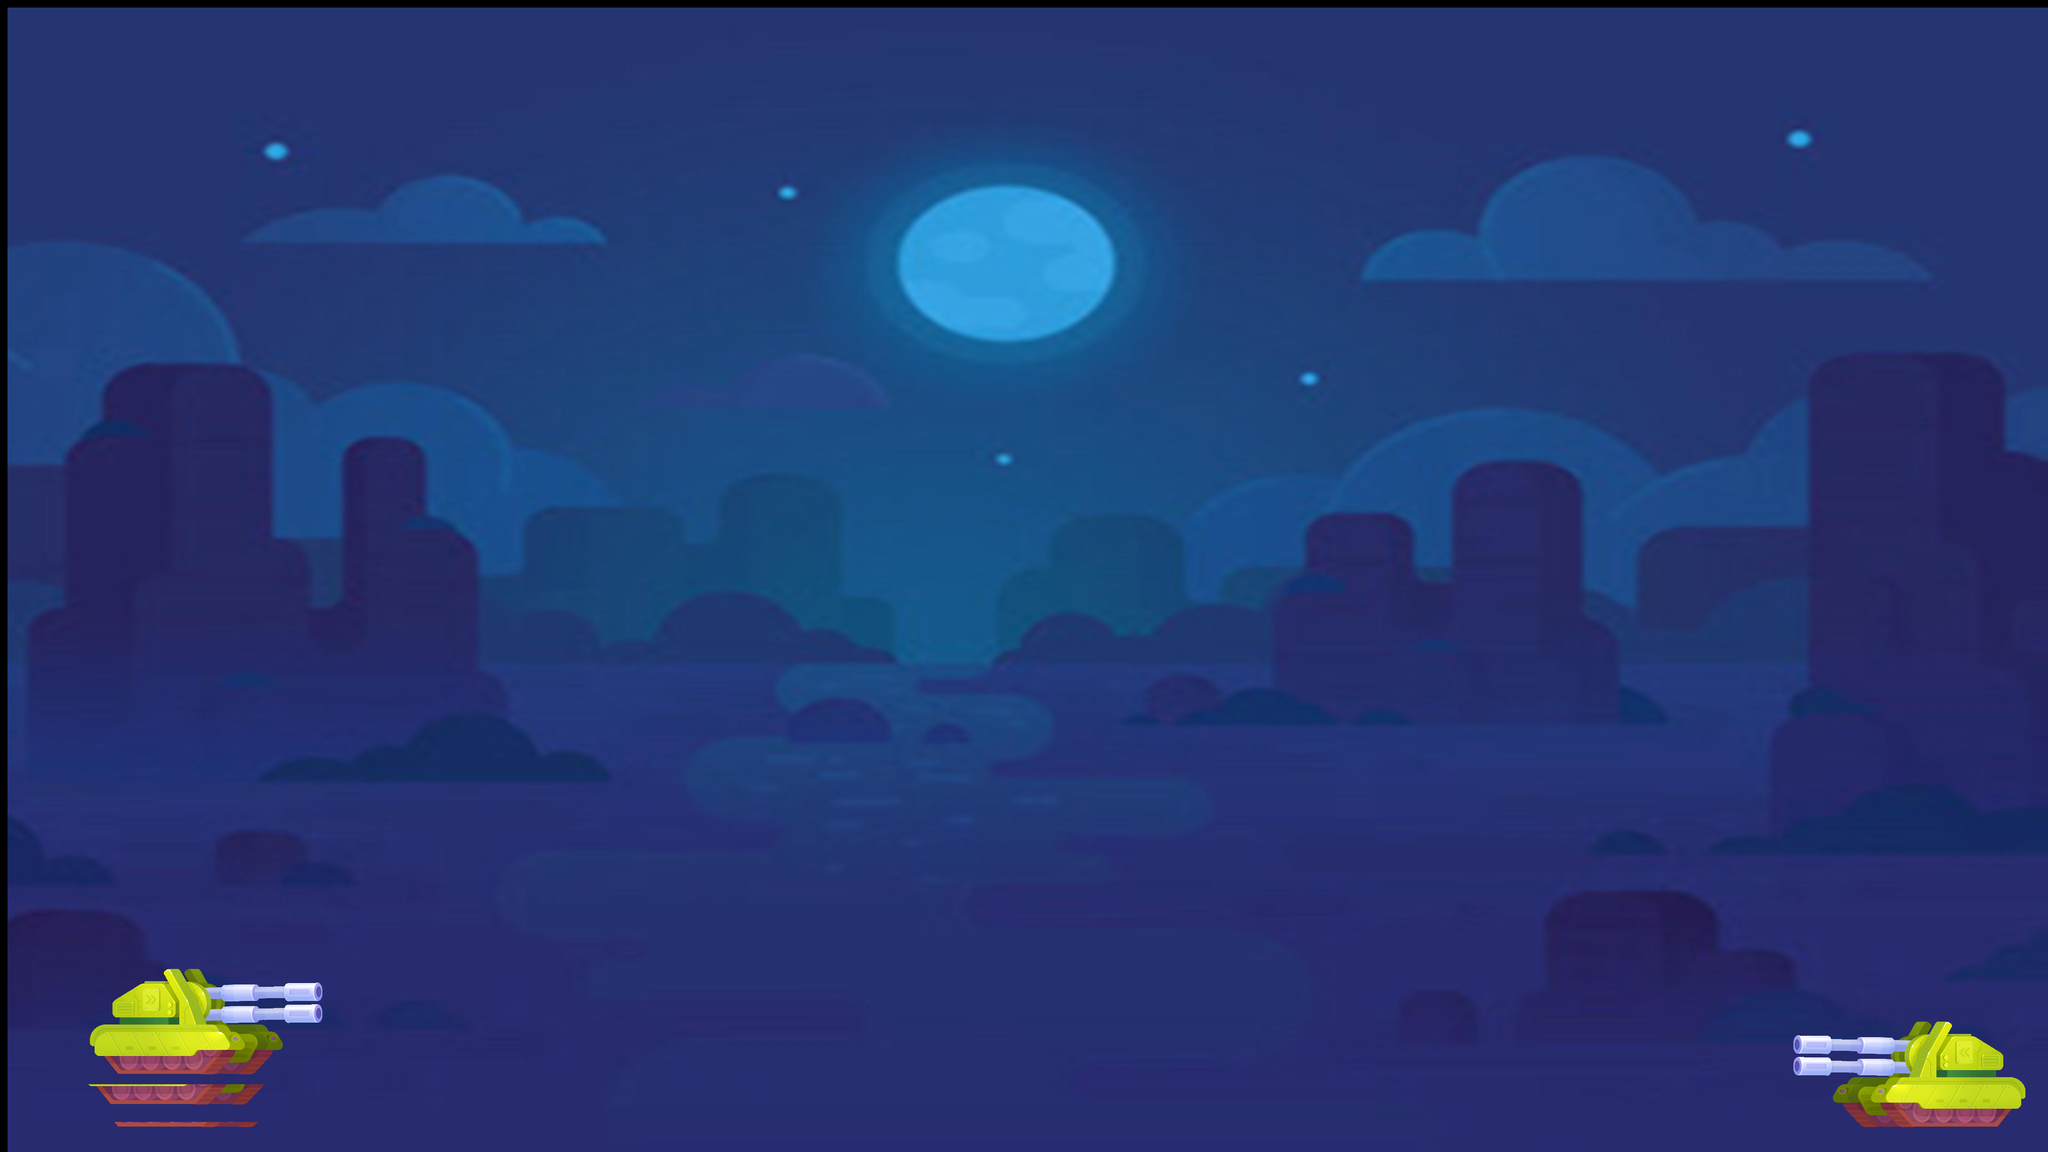

Rendered tile map (Tiled .tmx) drawn with the repository's tilesets; below, a short description and the map source with its tile grids summarised:
An orthogonal 272x153 tile map with 16x16 px tiles, 2 tile layers (Background, Tanks), 2 tilesets and 4 objects.

<map version="1.9" tiledversion="1.9.2" orientation="orthogonal" renderorder="right-down" width="272" height="153" tilewidth="16" tileheight="16" infinite="0" nextlayerid="5" nextobjectid="13">
 <tileset firstgid="1" source="tanklol.tsx" />
 <tileset firstgid="1027" source="final bg.tsx" />
 <layer id="3" name="Background" width="272" height="153">
  <data>[41616 cells, 41192 non-empty, 41192 distinct tile ids]</data>
 </layer>
 <layer id="1" name="Tanks" width="272" height="153">
  <data>[41616 cells, 1359 non-empty, 630 distinct tile ids]</data>
 </layer>
 <objectgroup id="4" name="Tanks Object">
  <object id="7" x="189.333" y="2054.67" width="498.667" height="222.667" />
  <object id="10" x="3810" y="2168.5" width="496" height="231" />
  <object id="11" x="1696" y="2760" />
  <object id="12" x="2216" y="2844" />
 </objectgroup>
</map>
